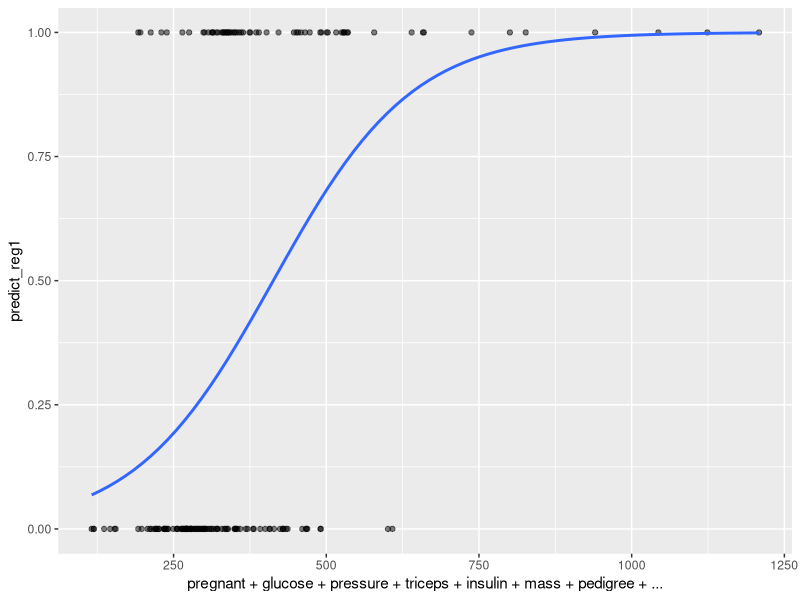

Generate this figure with R:
install.packages("dplyr")
install.packages("mlbench")
install.packages("ROCR")
install.packages("caTools")
install.packages("caret")


library(dplyr)
library(mlbench)
library(ROCR)
library(caTools)
library(caret)
library(datasets)
library(ggplot2)


data("PimaIndiansDiabetes")
?PimaIndiansDiabetes

View(PimaIndiansDiabetes)
data1 =PimaIndiansDiabetes

data1

summary(data1)

data1$diabetes  = gsub("pos","1",data1$diabetes)
data1$diabetes = gsub("neg","0",data1$diabetes)

data1$diabetes =as.factor(data1$diabetes)

summary(data1)


attach(data1)

#splittig and model making is occure
#/////////////////////////////////////////////////////////////

split<-sample.split(data1,SplitRatio = 0.8)
split

train_reg<-subset(data1,split =="TRUE")
test_reg <-subset(data1,split=="FALSE")


logistic_model <-glm(diabetes~pregnant +glucose+pressure+triceps+ insulin+mass+pedigree+age,data=train_reg,family="binomial")

summary(logistic_model)


#using model to predict data from test

test_reg$predict_reg <- predict(logistic_model,test_reg,type="response")

View(test_reg)

test_reg$predict_reg1 <- ifelse(test_reg$predict_reg>0.5,1,0)

View(test_reg)


ggplot(test_reg,aes(x=pregnant+glucose+pressure+triceps+insulin+mass+pedigree+age,y=predict_reg1)) +geom_point(alpha=.5) +
  stat_smooth(method="glm",se=FALSE,method.args = list(family=binomial()))


confmat =table(test_reg$diabetes,test_reg$predict_reg1)
confusionMatrix(confmat,positive="1",mode="everything")
